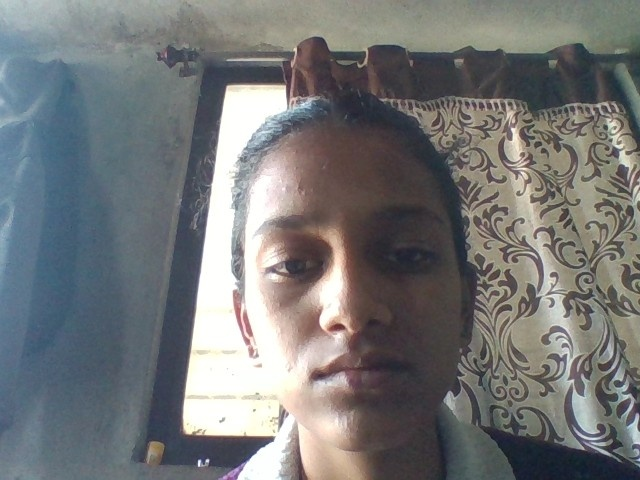
#> input picture Outpass Project/temp_probe.jpg, 640 x 480 px; its folder holds only this picture in this run
$ python -i test_cam.py   (imports and definitions only)
#> lines starting #> are read from the running program, lines starting #| are printed output that depends on the picture
#> further down, picture is the input picture: shape (480, 640, 3); mean B, G, R 119.5, 118.8, 117.3
# preprocess_images.py
import os, cv2, numpy as np
import mediapipe as mp

SRC = "static/fixed_faces"
DST = "static/fixed_faces_cleaned"
# [1 line not run here, left out]

mp_face_mesh = mp.solutions.face_mesh
# [1 line that did not run here, left out]

def clahe_rgb(img):
    # apply CLAHE to each channel in LAB or to V in HSV
    lab = cv2.cvtColor(img, cv2.COLOR_BGR2LAB)
#> lab: shape (480, 640, 3); mean of channels 0, 1, 2 125.3, 128, 127.4
    l,a,b = cv2.split(lab)
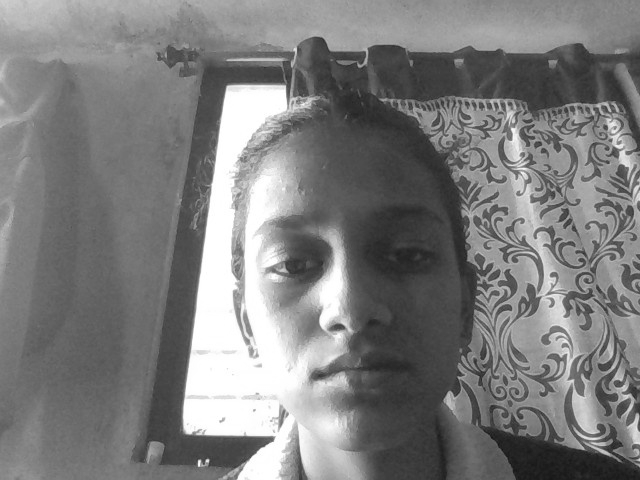
#> l: shape (480, 640); min 18, max 255, mean 125.3
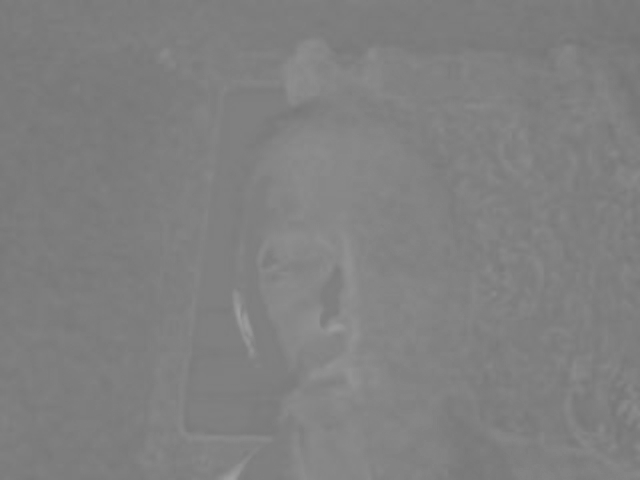
#> a: shape (480, 640); min 116, max 160, mean 128
    clahe = cv2.createCLAHE(clipLimit=2.0, tileGridSize=(8,8))
    l2 = clahe.apply(l)
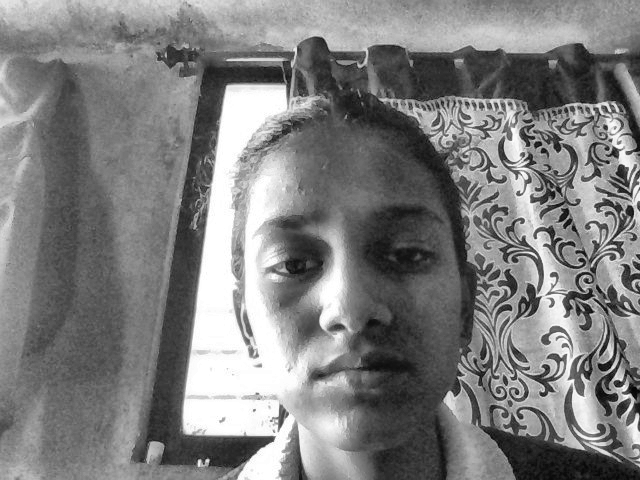
#> l2: shape (480, 640); min 2, max 255, mean 126.9
    lab2 = cv2.merge((l2,a,b))
#> lab2: shape (480, 640, 3); mean of channels 0, 1, 2 126.9, 128, 127.4
    return cv2.cvtColor(lab2, cv2.COLOR_LAB2BGR)
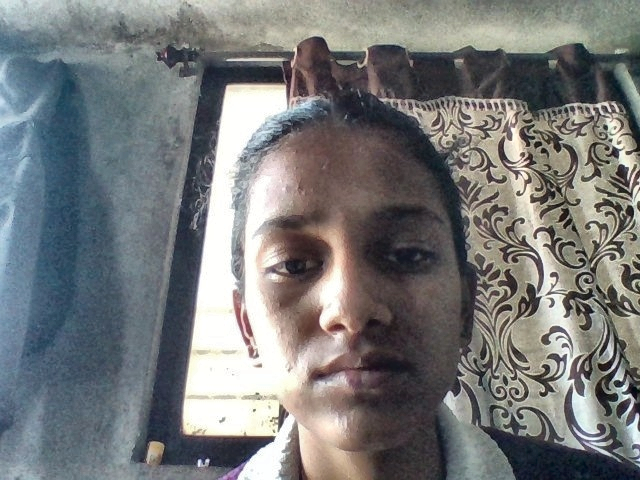
#> returned value: shape (480, 640, 3); mean B, G, R 121.6, 121, 119.4

def align_by_eyes(img, landmarks):
    # landmarks: mediapipe landmarks list, we use left and right eye centers
    h, w = img.shape[:2]
    # indices for left/right eye approximate (use averaged points)
    left_idxs = [33, 133]   # approximate landmarks around left eye
    right_idxs = [362, 263] # approximate landmarks around right eye
    pts = np.array([[lm.x * w, lm.y * h] for lm in landmarks])
    left_center = pts[left_idxs].mean(axis=0)
    right_center = pts[right_idxs].mean(axis=0)
    # compute angle
    dx = right_center[0] - left_center[0]
    dy = right_center[1] - left_center[1]
    angle = np.degrees(np.arctan2(dy, dx))
    # rotate image to make eyes horizontal
    center = tuple(np.array((w/2, h/2)))
    M = cv2.getRotationMatrix2D(center, angle, 1.0)
    rotated = cv2.warpAffine(img, M, (w, h), flags=cv2.INTER_CUBIC)
    return rotated

# [28 lines not run here, left out]

>>> import cv2
>>> picture = cv2.imread('temp_probe.jpg')
>>> result = clahe_rgb(picture)
